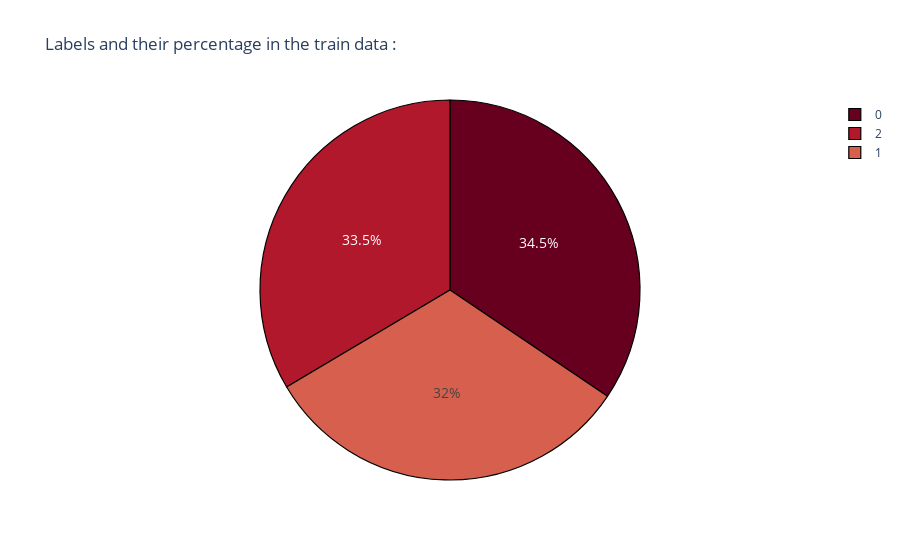

The notebook cell saved with this chart:
### Code cell
fig = px.pie(num_labels,values='count',names='label',title='Labels and their percentage in the train data :',color_discrete_sequence=px.colors.sequential.RdBu)
fig.update_traces(hoverinfo='label+percent', textfont_size=14,
                  marker=dict(line=dict(color='#000000', width=1.2)))
fig.show()

### Figure 1 — Plotly figure (JSON) as saved in the notebook; plotly's stock layout.template omitted (floating-point values rounded to 4 significant figures)
{"data": [{"domain": {"x": [0, 1], "y": [0, 1]}, "hoverinfo": "label+percent", "hovertemplate": "label=%{label}<br>count=%{value}<extra></extra>", "labels": [0, 2, 1], "legendgroup": "", "marker": {"line": {"color": "#000000", "width": 1.2}}, "name": "", "showlegend": true, "textfont": {"size": 14}, "type": "pie", "values": [4176, 4064, 3880]}], "layout": {"legend": {"tracegroupgap": 0}, "piecolorway": ["rgb(103,0,31)", "rgb(178,24,43)", "rgb(214,96,77)", "rgb(244,165,130)", "rgb(253,219,199)", "rgb(247,247,247)", "rgb(209,229,240)", "rgb(146,197,222)", "rgb(67,147,195)", "rgb(33,102,172)", "rgb(5,48,97)"], "title": {"text": "Labels and their percentage in the train data :"}}}
